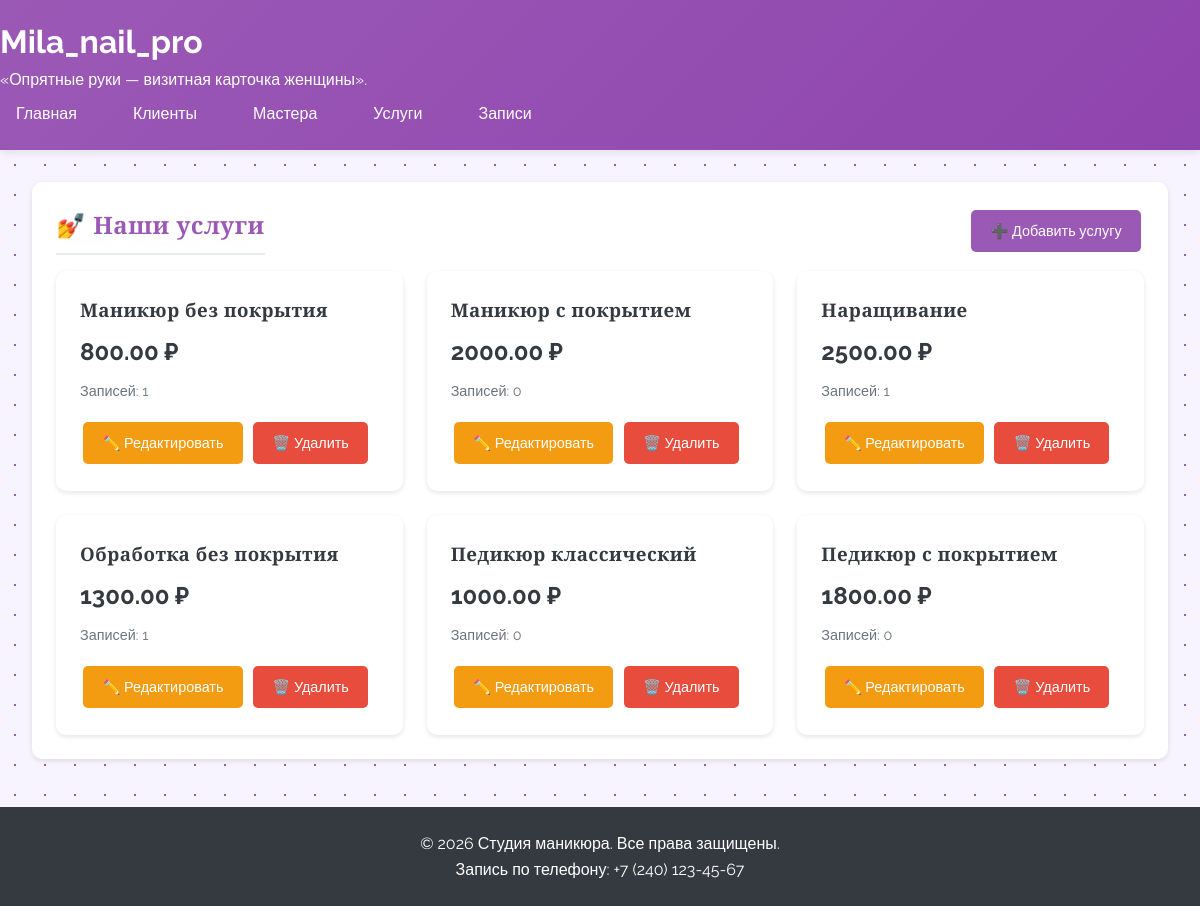
The app's page /prices/ with its own data.
### salon/models.py (models this page shows, shortened)
class Price(models.Model):
    procedure_name = models.CharField(max_length=100, verbose_name='Название процедуры')
    price = models.DecimalField(max_digits=10, decimal_places=2, verbose_name='Цена')
    class Meta:
        verbose_name = 'Прайс'
        verbose_name_plural = 'Прайс'

### salon/views.py (the view)
# urls.py: path('prices/', views.PriceListView.as_view(), name='price_list'),
class PriceListView(ListView):
    model = Price
    template_name = 'salon/price_list.html'
    context_object_name = 'services'
    ordering = ['procedure_name']

### salon/templates/salon/price_list.html (shortened to what this page needs)
{% extends 'salon/base.html' %}
{% block content %}
<div class="card">
    <div style="display: flex; justify-content: space-between; align-items: center; margin-bottom: 1rem;">
        <h2 class="card-title" style="margin-bottom: 0;">💅 Наши услуги</h2>
        <a href="{% url 'price_create' %}" class="btn btn-primary">➕ Добавить услугу</a>
    </div>
    {% if services %}
    <div style="display: grid; grid-template-columns: repeat(auto-fill, minmax(300px, 1fr)); gap: 1.5rem;">
        {% for service in services %}
        <div class="card" style="margin-bottom: 0;">
            <h3 style="color: var(--primary-red); margin-bottom: 0.5rem;">{{ service.procedure_name }}</h3>
            <p style="font-size: 1.5rem; font-weight: bold; color: var(--dark-red); margin: 0.5rem 0;">
                {{ service.price }} ₽
            </p>
            <p style="color: var(--gray-600); font-size: 0.9rem;">
                Записей: {{ service.appointments.count }}
            </p>
            <div style="margin-top: 1rem;">
                <a href="{% url 'price_update' service.pk %}" class="btn btn-warning btn-sm">✏️ Редактировать</a>
                <a href="{% url 'price_delete' service.pk %}" class="btn btn-danger btn-sm">🗑️ Удалить</a>
            </div>
        </div>
        {% endfor %}
    </div>
    {% else %}
    <p>Нет услуг. <a href="{% url 'price_create' %}">Добавьте первую услугу</a></p>
    {% endif %}
</div>
{% endblock %}

### static/css/style.css (style rules this page uses)
:root { --primary-lavender: #9b59b6; --dark-lavender: #8e44ad; --light-lavender: #f3e5f5; --soft-lavender: #e8d5f5; --white: #ffffff; --gray-100: #f8f9fa; --gray-200: #e9ecef; --gray-300: #dee2e6; --gray-600: #6c757d; --gray-800: #343a40; }
* { margin: 0; padding: 0; box-sizing: border-box; }
body { font-family: 'Segoe UI', Tahoma, Geneva, Verdana, sans-serif; background-color: var(--gray-100); color: var(--gray-800); line-height: 1.6; }
.card { background: var(--white); border-radius: 10px; box-shadow: 0 2px 5px rgba(0,0,0,0.1); padding: 1.5rem; margin-bottom: 1.5rem; transition: transform 0.3s, box-shadow 0.3s; }
.card-title { color: var(--primary-lavender); margin-bottom: 1rem; font-size: 1.5rem; border-bottom: 2px solid var(--gray-200); padding-bottom: 0.5rem; }
.btn { display: inline-block; padding: 0.6rem 1.2rem; border: none; border-radius: 5px; cursor: pointer; text-decoration: none; font-size: 0.9rem; transition: all 0.3s; margin: 0.2rem; }
.btn-primary { background: var(--primary-lavender); color: var(--white); }
.btn-danger { background: #e74c3c; color: var(--white); }
.btn-warning { background: #f39c12; color: var(--white); }
a { color: var(--primary-lavender); text-decoration: none; }
body { background: linear-gradient(135deg, #f5f0ff, #e8d5f5); position: relative; overflow-x: hidden; }
body { background-color: #f8f4ff; background-image: radial-gradient(#9b59b6 1px, transparent 1px); background-size: 30px 30px; }
body { font-family: 'Raleway', sans-serif; }
.logo h1, .card-title, h2, h3 { font-family: 'Cormorant Garamond', serif; font-weight: 600; letter-spacing: 0.5px; }

### records on screen
Price: procedure_name "Маникюр без покрытия", price "800.00", appointments.count "1"
Price: procedure_name "Маникюр с покрытием", price "2000.00", appointments.count "0"
Price: procedure_name "Наращивание", price "2500.00", appointments.count "1"
Price: procedure_name "Обработка без покрытия", price "1300.00", appointments.count "1"
Price: procedure_name "Педикюр классический", price "1000.00", appointments.count "0"
Price: procedure_name "Педикюр с покрытием", price "1800.00", appointments.count "0"
